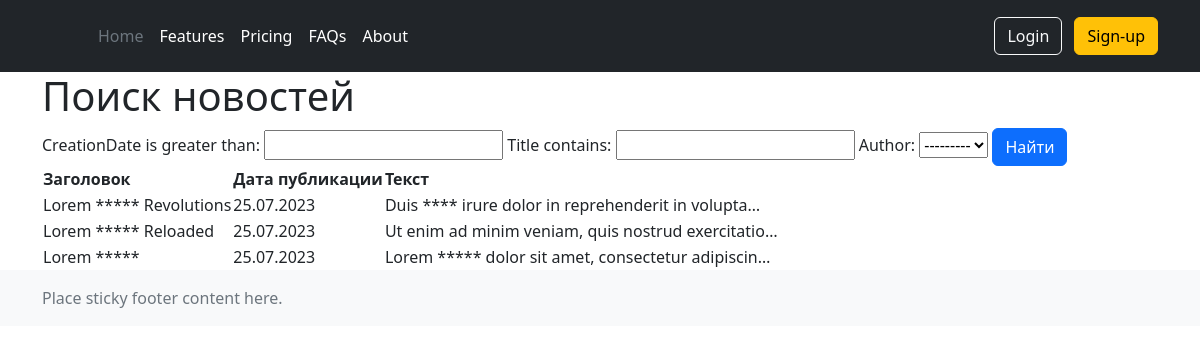
Before: /news/search with the older database file.
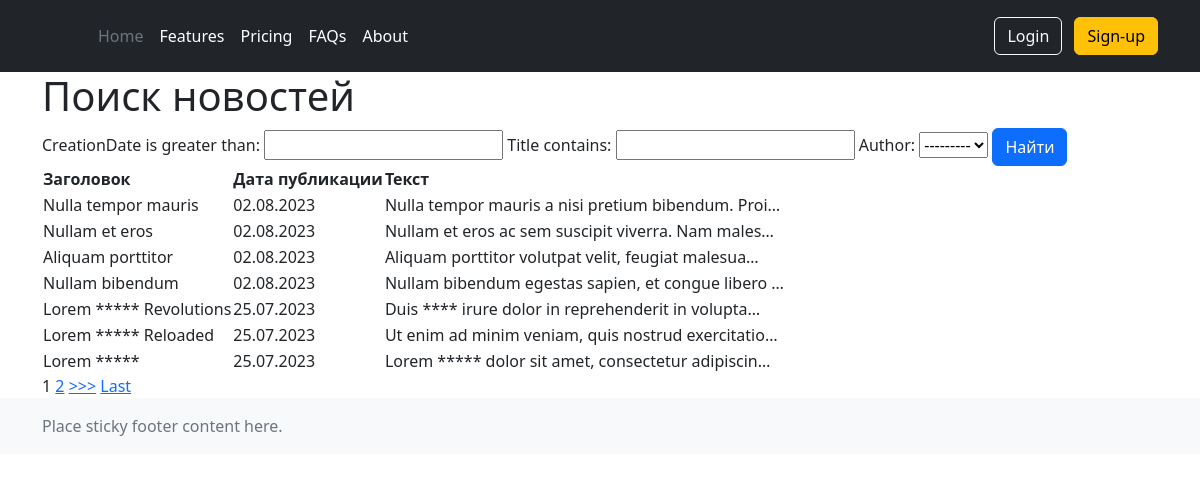
After: the same page with the newer database file.
### news/models.py (models this page shows, shortened)
class Post(models.Model):
    author = models.ForeignKey(Author, on_delete=models.CASCADE)
    NEWS = 'NW'
    ARTICLE = 'AR'
    CATEGORY_CHOICES = (
        (NEWS, 'новость'),
        (ARTICLE, 'статья')
    )
    categoryType = models.CharField(max_length=2, choices=CATEGORY_CHOICES, default=ARTICLE)
    creationDate = models.DateTimeField(auto_now_add=True)
    postCategory = models.ManyToManyField(Category, through='PostCategory')
    title = models.CharField(max_length=128)
    text = models.TextField()
    rating = models.SmallIntegerField(default=0)

### news/views.py (the view)
# urls.py: path('search', SearchList.as_view()),
class SearchList(ListView):
    model = Post
    template_name = 'news/search.html'
    context_object_name = 'news'
    ordering = ['-id']
    paginate_by = 5
    def get_context_data(self, **kwargs):
        context = super().get_context_data(**kwargs)
        context['filter'] = NewsFilter(self.request.GET, queryset=self.get_queryset())
        return context

### news/models.py (called while the page is built)
    def __str__(self):
        return self.authorUser.username

### news/templatetags/custom_filters.py (called while the page is built)
@register.filter(name='censor')
def censor(value):
    stop_words = {'ipsum', 'incididunt', 'commodo', 'occaecat', 'aute'}
    if isinstance(value, str):
        for word in stop_words:
            value = value.replace(word, '*' * len(word))
        return value
    else:
        raise ValueError(f'Невозможно применить censor к {type(value)}')

### news/templates/news/search.html (shortened to what this page needs)
{% extends 'layout/base.html' %}
{% load custom_filters %}
{% block content %}
<h1>Поиск новостей</h1>
<form method="GET">
   {{ filter.form }}
   <input class="btn btn-primary" type="submit" value="Найти">
</form>
    {% if news %}
        <table>
            <tr>
                <th scope="col">
                    Заголовок
                </th>
                <th scope="col">
                    Дата публикации
                </th>
                <th scope="col">
                    Текст
                </th>
            </tr>
        {% for post in filter.qs %}
               <tr>
                   <td>
                       {{ post.title|censor }}
                  </td>
                   <td>
                       {{ post.creationDate|date:'d.m.Y' }}
                   </td>
                   <td>
                       {{ post.text|truncatechars:50|censor }}
                   </td>
               </tr>
        {% endfor %}
        </table>
    {% include 'news/parts/paginator.html' %}
    {% else %}
         <h3>Нет никаких новостей</h3>
    {% endif %}
{% endblock content %}

Changed rows visible on the page:
added Post: title|censor "Nulla tempor mauris", creationDate "02.08.2023", text|censor "Nulla tempor mauris a nisi pretium bibendum. Proi…"
added Post: title|censor "Nullam et eros", creationDate "02.08.2023", text|censor "Nullam et eros ac sem suscipit viverra. Nam males…"
added Post: title|censor "Aliquam porttitor", creationDate "02.08.2023", text|censor "Aliquam porttitor volutpat velit, feugiat malesua…"
added Post: title|censor "Nullam bibendum", creationDate "02.08.2023", text|censor "Nullam bibendum egestas sapien, et congue libero …"
Other visible differences:
new list line: "1"
new list line: "2"
text now shown: ">>> Last"
